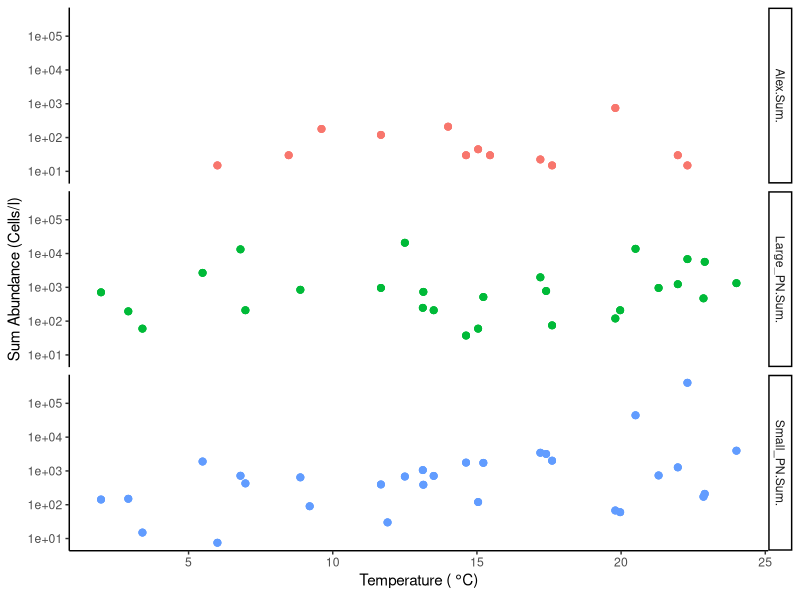
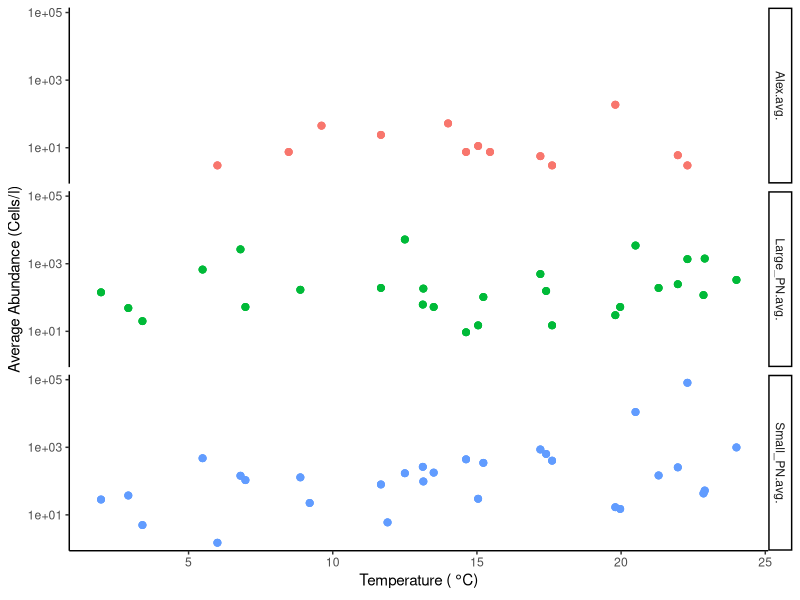
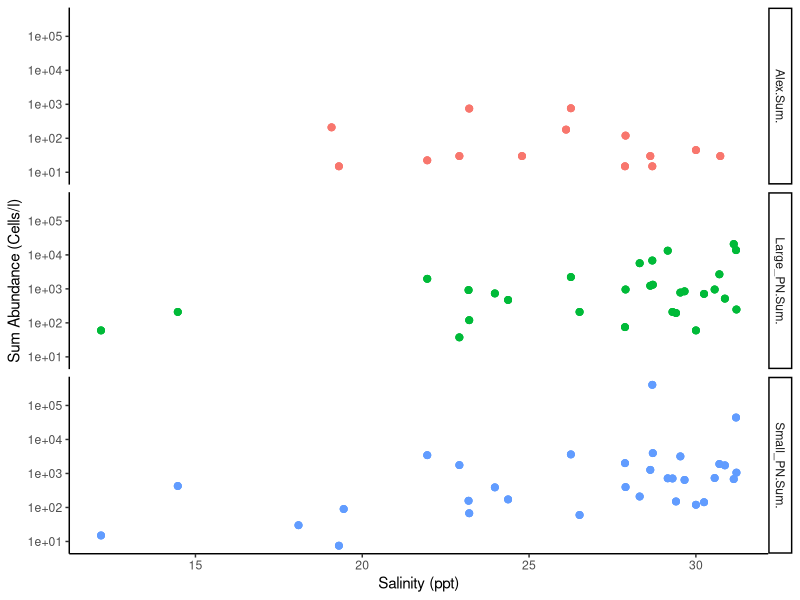
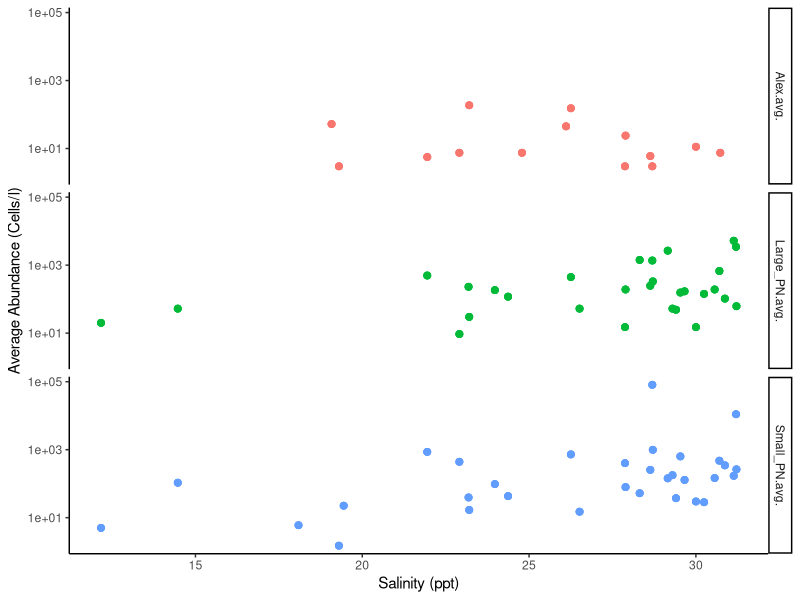
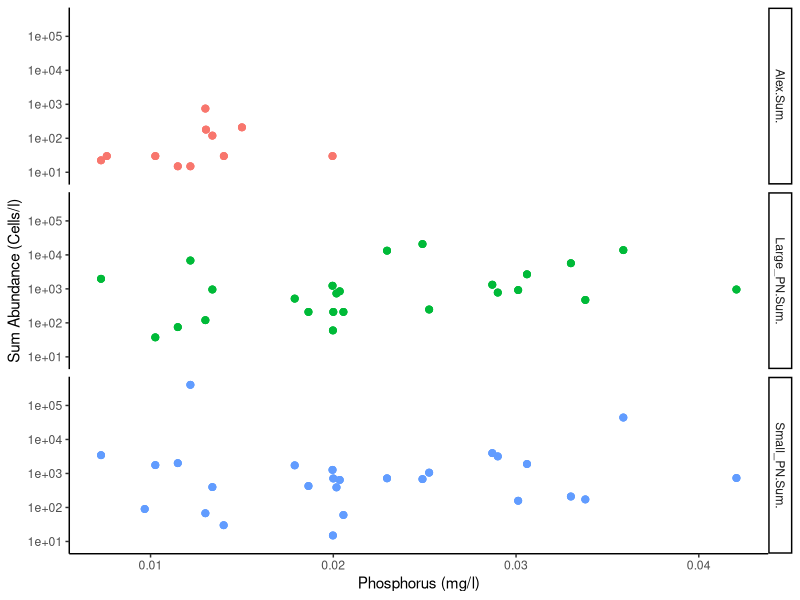
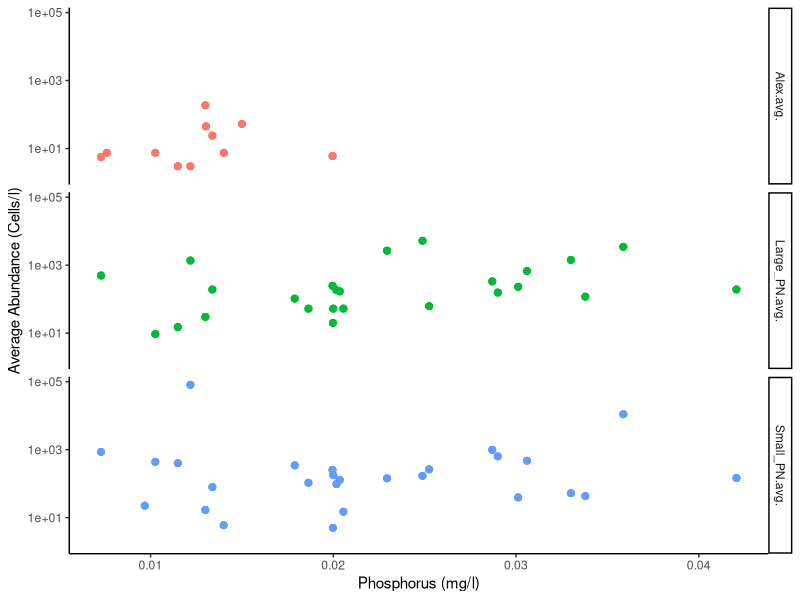
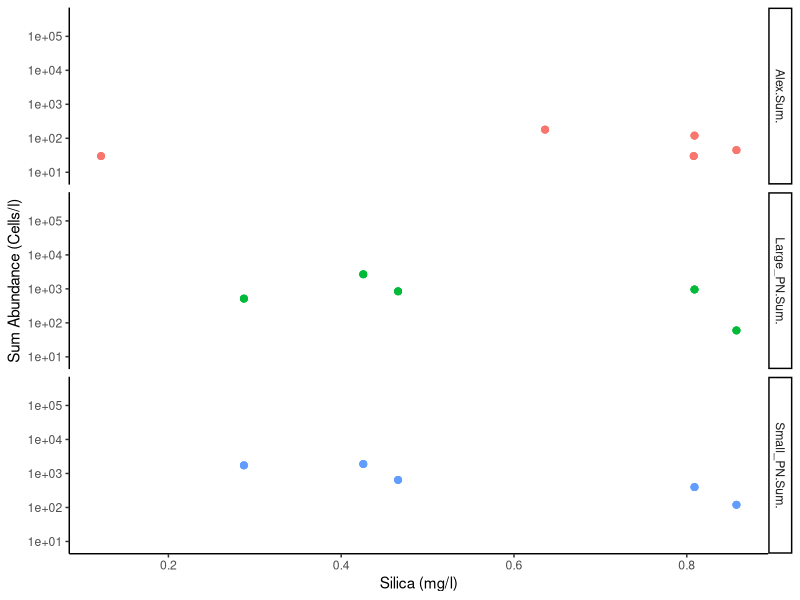
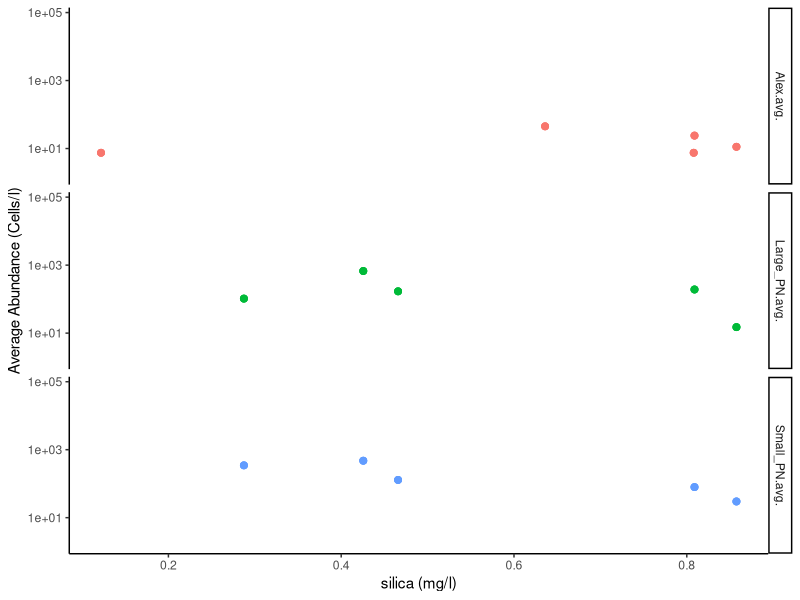

Reproduce these figures in R, in order. (Note: this script raises an error after producing the figures.)
library(dplyr)
library(tidyr)
library(formattable)
library(forcats)
library(tidyverse)
library(ggplot2)

nutrients <- read.csv("CML_Nut.csv" , stringsAsFactors = TRUE)

#Changing to long data
nutlong <- gather(nutrients, species.sum, abundance.sum, Alex.Sum., Large_PN.Sum., Small_PN.Sum.)
nutlong <- gather(nutlong, species.avg, abundance.avg, Alex.avg., Large_PN.avg., Small_PN.avg.)

write.csv(nutlong,'CML_Nut_Long.csv', row.names = FALSE)

#Graphing sum and average against temperature

alab <- expression('Temperature ('*~degree*C*')')

ggplot(nutlong[which(nutlong$abundance.sum>0),], aes(x = temperature, y = abundance.sum, color = species.sum)) +
  geom_point(size = 2) +
  scale_y_log10(labels = function(x) format(x, scientific = TRUE)) +
  theme_classic() +
  labs (x = alab, y = "Sum Abundance (Cells/l)") +
  theme(legend.position = "none") +
  facet_grid(rows = vars(species.sum))

ggplot(nutlong[which(nutlong$abundance.avg>0),], aes(x = temperature, y = abundance.avg, color = species.avg)) +
  geom_point(size = 2) +
  scale_y_log10(labels = function(x) format(x, scientific = TRUE)) +
  theme_classic() +
  labs (x = alab, y = "Average Abundance (Cells/l)") +
  theme(legend.position = "none") +
  facet_grid(rows = vars(species.avg))

#Graphing sum and abundance against salinity

ggplot(nutlong[which(nutlong$abundance.sum>0),], aes(x = salinity, y = abundance.sum, color = species.sum)) +
  geom_point(size = 2) +
  scale_y_log10(labels = function(x) format(x, scientific = TRUE)) +
  theme_classic() +
  labs (x = "Salinity (ppt)", y = "Sum Abundance (Cells/l)") +
  theme(legend.position = "none") +
  facet_grid(rows = vars(species.sum))

ggplot(nutlong[which(nutlong$abundance.avg>0),], aes(x = salinity, y = abundance.avg, color = species.avg)) +
  geom_point(size = 2) +
  scale_y_log10(labels = function(x) format(x, scientific = TRUE)) +
  theme_classic() +
  labs (x = "Salinity (ppt)", y = "Average Abundance (Cells/l)") +
  theme(legend.position = "none") +
  facet_grid(rows = vars(species.avg))

#Graphin sum and abundance against phosphorus

ggplot(nutlong[which(nutlong$abundance.sum>0),], aes(x = phosphorus, y = abundance.sum, color = species.sum)) +
  geom_point(size = 2) +
  scale_y_log10(labels = function(x) format(x, scientific = TRUE)) +
  theme_classic() +
  labs (x = "Phosphorus (mg/l)", y = "Sum Abundance (Cells/l)") +
  theme(legend.position = "none") +
  facet_grid(rows = vars(species.sum))

ggplot(nutlong[which(nutlong$abundance.avg>0),], aes(x = phosphorus, y = abundance.avg, color = species.avg)) +
  geom_point(size = 2) +
  scale_y_log10(labels = function(x) format(x, scientific = TRUE)) +
  theme_classic() +
  labs (x = "Phosphorus (mg/l)", y = "Average Abundance (Cells/l)") +
  theme(legend.position = "none") +
  facet_grid(rows = vars(species.avg))

#Graphing against silica
ggplot(nutlong[which(nutlong$abundance.sum>0),], aes(x = silica, y = abundance.sum, color = species.sum)) +
  geom_point(size = 2) +
  scale_y_log10(labels = function(x) format(x, scientific = TRUE)) +
  theme_classic() +
  labs (x = "Silica (mg/l)", y = "Sum Abundance (Cells/l)") +
  theme(legend.position = "none") +
  facet_grid(rows = vars(species.sum))

ggplot(nutlong[which(nutlong$abundance.avg>0),], aes(x = silica, y = abundance.avg, color = species.avg)) +
  geom_point(size = 2) +
  scale_y_log10(labels = function(x) format(x, scientific = TRUE)) +
  theme_classic() +
  labs (x = "silica (mg/l)", y = "Average Abundance (Cells/l)") +
  theme(legend.position = "none") +
  facet_grid(rows = vars(species.avg))

#Graphing against tss
ggplot(nutlong[which(nutlong$abundance.sum>0),], aes(x = tss, y = abundance.sum, color = species.sum)) +
  geom_point(size = 2) +
  scale_y_log10(labels = function(x) format(x, scientific = TRUE)) +
  theme_classic() +
  labs (x = "Total Suspended Solids (mg/l)", y = "Sum Abundance (Cells/l)") +
  theme(legend.position = "none") +
  facet_grid(rows = vars(species.sum))

ggplot(nutlong[which(nutlong$abundance.avg>0),], aes(x = tss, y = abundance.avg, color = species.avg)) +
  geom_point(size = 2) +
  scale_y_log10(labels = function(x) format(x, scientific = TRUE)) +
  theme_classic() +
  labs (x = "Total Suspended Solids (mg/l)", y = "Average Abundance (Cells/l)") +
  theme(legend.position = "none") +
  facet_grid(rows = vars(species.avg))

#Graphing against chla

ylab <- expression('Temperature ('*~degree*C*')')
blab <- expression('Chlorophyll a (' *~mu*g/l*')')

ggplot(nutlong[which(nutlong$abundance.sum>0),], aes(x = chla, y = abundance.sum, color = species.sum)) +
  geom_point(size = 2) +
  scale_y_log10(labels = function(x) format(x, scientific = TRUE)) +
  theme_classic() +
  labs (x = blab, y = "Sum Abundance (Cells/l)") +
  theme(legend.position = "none") +
  facet_grid(rows = vars(species.sum))

ggplot(nutlong[which(nutlong$abundance.avg>0),], aes(x = chla, y = abundance.avg, color = species.avg)) +
  geom_point(size = 2) +
  scale_y_log10(labels = function(x) format(x, scientific = TRUE)) +
  theme_classic() +
  labs (x = blab, y = "Average Abundance (Cells/l)") +
  theme(legend.position = "none") +
  facet_grid(rows = vars(species.avg))

#Graphing against nitrogen

ggplot(nutlong[which(nutlong$abundance.sum>0),], aes(x = nitrogen, y = abundance.sum, color = species.sum)) +
  geom_point(size = 2) +
  scale_y_log10(labels = function(x) format(x, scientific = TRUE)) +
  theme_classic() +
  labs (x = "Nitrogen (mg/l)", y = "Sum Abundance (Cells/l)") +
  theme(legend.position = "none") +
  facet_grid(rows = vars(species.sum))

ggplot(nutlong[which(nutlong$abundance.avg>0),], aes(x = nitrogen, y = abundance.avg, color = species.avg)) +
  geom_point(size = 2) +
  scale_y_log10(labels = function(x) format(x, scientific = TRUE)) +
  theme_classic() +
  labs (x = "Nitrogen (mg/l)", y = "Average Abundance (Cells/l)") +
  theme(legend.position = "none") +
  facet_grid(rows = vars(species.avg))

#Graphing against N:P
ggplot(nutlong[which(nutlong$abundance.sum>0),], aes(x = N.P, y = abundance.sum, color = species.sum)) +
  geom_point(size = 2) +
  scale_y_log10(labels = function(x) format(x, scientific = TRUE)) +
  theme_classic() +
  labs (x = "Nitrogen:Phosphorus", y = "Sum Abundance (Cells/l)") +
  theme(legend.position = "none") +
  facet_grid(rows = vars(species.sum))

ggplot(nutlong[which(nutlong$abundance.avg>0),], aes(x = N.P, y = abundance.avg, color = species.avg)) +
  geom_point(size = 2) +
  scale_y_log10(labels = function(x) format(x, scientific = TRUE)) +
  theme_classic() +
  labs (x = "Nitrogen:Phosphorus", y = "Average Abundance (Cells/l)") +
  theme(legend.position = "none") +
  facet_grid(rows = vars(species.avg))
